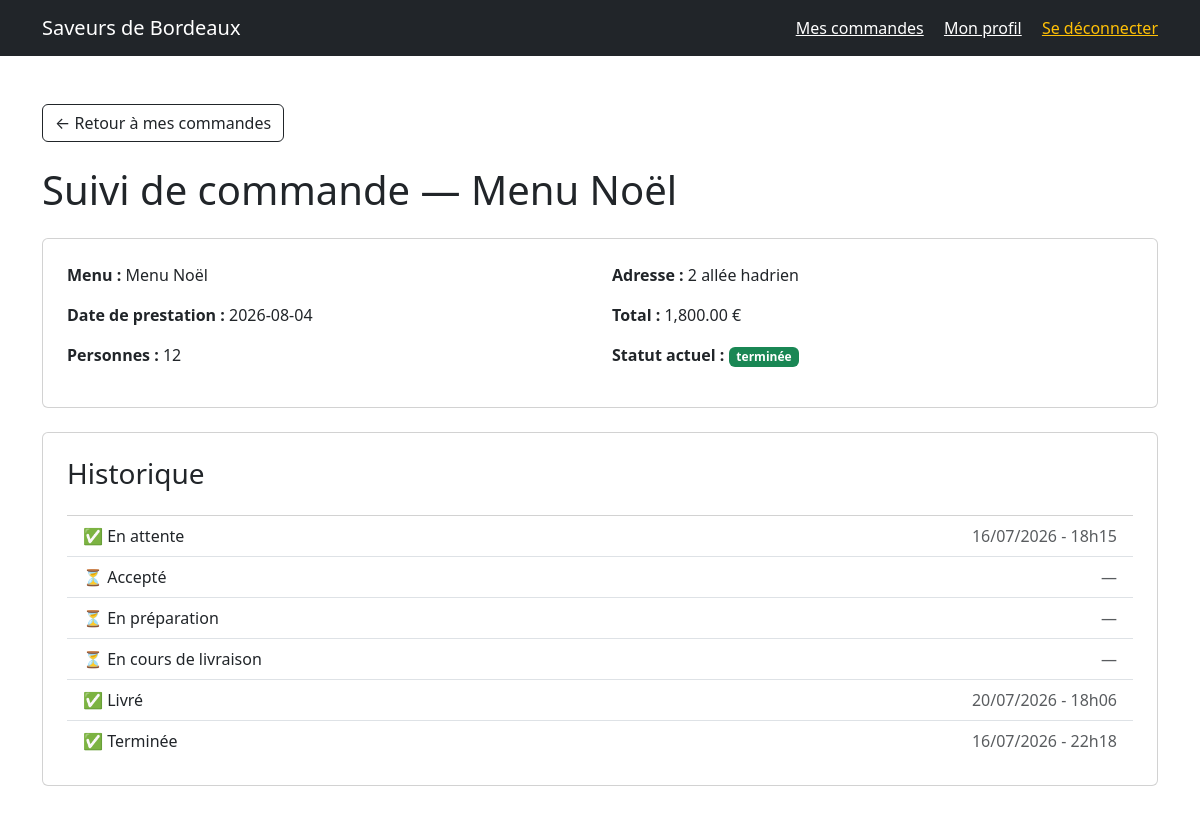
The page /pages/suivi-commande.php?commande_id=3 (signed in) on the database its author committed.
### tables this page shows
CREATE TABLE `commande` (
  `commande_id` int NOT NULL,
  `utilisateur_id` int NOT NULL,
  `menu_id` int NOT NULL,
  `numero_commande` varchar(50) DEFAULT NULL,
  `date_commande` date DEFAULT NULL,
  `date_prestation` date DEFAULT NULL,
  `adresse_livraison` varchar(255) DEFAULT NULL,
  `heure_livraison` varchar(50) DEFAULT NULL,
  `nombre_personne` int DEFAULT NULL,
  `prix_livraison` double DEFAULT NULL,
  `nombre_km` int DEFAULT '0',
  `prix_menu` double DEFAULT NULL,
  `statut` varchar(50) DEFAULT NULL,
  `pret_materiel` tinyint(1) DEFAULT NULL,
  `restituer_materiel` tinyint(1) DEFAULT NULL,
  `motif_annulation` varchar(255) DEFAULT NULL,
  `mode_contact` varchar(50) DEFAULT NULL
);

CREATE TABLE `menu` (
  `menu_id` int NOT NULL,
  `nom` varchar(50) DEFAULT NULL,
  `nombre_personne_minimum` int DEFAULT NULL,
  `prix_par_personne` double DEFAULT NULL,
  `regime` varchar(50) DEFAULT NULL,
  `description` varchar(50) DEFAULT NULL,
  `quantite_restante` int DEFAULT NULL,
  `image` varchar(255) DEFAULT NULL
);

CREATE TABLE `historique_statut` (
  `historique_id` int NOT NULL,
  `commande_id` int NOT NULL,
  `statut` varchar(50) NOT NULL,
  `date_changement` datetime NOT NULL DEFAULT CURRENT_TIMESTAMP
);

### pages/suivi-commande.php (the view, shortened to what this page needs)
<?php
require_once '../php/config.php';
$utilisateur_id = $_SESSION['utilisateur_id'];
$commande_id = $_GET['commande_id'] ?? null;
$stmt = $pdo->prepare("
    SELECT commande.*, menu.nom AS nom_menu
    FROM commande
    JOIN menu ON commande.menu_id = menu.menu_id
    WHERE commande.commande_id = ? AND commande.utilisateur_id = ?
");
$stmt->execute([$commande_id, $utilisateur_id]);
$commande = $stmt->fetch(PDO::FETCH_ASSOC);
$stmt = $pdo->prepare("
    SELECT statut, date_changement
    FROM historique_statut
    WHERE commande_id = ?
    ORDER BY date_changement ASC
");
$stmt->execute([$commande_id]);
$historique = $stmt->fetchAll(PDO::FETCH_ASSOC);
$tous_statuts = ['en attente', 'accepté', 'en préparation', 'en cours de livraison', 'livré', 'terminée'];
$total = $commande['prix_menu'] + $commande['prix_livraison'];
?>
<!DOCTYPE html>
<html lang="fr">
<head>
    <link href="https://cdn.jsdelivr.net/npm/bootstrap@5.3.0/dist/css/bootstrap.min.css" rel="stylesheet">
</head>
<body class="d-flex flex-column min-vh-100">
<nav class="navbar navbar-dark bg-dark">
  <div class="container">
    <span class="navbar-brand">Saveurs de Bordeaux</span>
    <div>
      <a href="dashboard-utilisateur.html" class="text-white me-3">Mes commandes</a>
      <a href="modifier-profil.html" class="text-white me-3">Mon profil</a>
      <a href="../php/deconnexion.php" class="text-warning">Se déconnecter</a>
    </div>
  </div>
</nav>
<div class="container my-5 flex-grow-1">
  <a href="dashboard-utilisateur.html" class="btn btn-outline-dark mb-4">← Retour à mes commandes</a>
  <h1 class="mb-4">Suivi de commande — <?= htmlspecialchars($commande['nom_menu']) ?></h1>
  <div class="card p-4 mb-4">
    <div class="row">
      <div class="col-md-6">
        <p><strong>Menu :</strong> <?= htmlspecialchars($commande['nom_menu']) ?></p>
        <p><strong>Date de prestation :</strong> <?= htmlspecialchars($commande['date_prestation']) ?></p>
        <p><strong>Personnes :</strong> <?= htmlspecialchars($commande['nombre_personne']) ?></p>
      </div>
      <div class="col-md-6">
        <p><strong>Adresse :</strong> <?= htmlspecialchars($commande['adresse_livraison']) ?></p>
        <p><strong>Total :</strong> <?= number_format($total, 2) ?> €</p>
        <p><strong>Statut actuel :</strong>
          <span class="badge bg-success"><?= htmlspecialchars($commande['statut']) ?></span>
        </p>
      </div>
    </div>
  </div>
  <div class="card p-4">
    <h3 class="mb-4">Historique</h3>
    <ul class="list-group list-group-flush">
      <?php foreach ($tous_statuts as $statut): ?>
        <?php
          $date_atteinte = null;
          foreach ($historique as $h) {
              if ($h['statut'] === $statut) {
                  $date_atteinte = $h['date_changement'];
                  break;
              }
          }
          $atteint = ($date_atteinte !== null);
        ?>
        <li class="list-group-item d-flex justify-content-between align-items-center">
          <span>
            <?= $atteint ? '✅' : '⏳' ?>
            <?= htmlspecialchars(ucfirst($statut)) ?>
          </span>
          <span class="text-muted">
            <?= $atteint ? date('d/m/Y - H\hi', strtotime($date_atteinte)) : '—' ?>
          </span>
        </li>
      <?php endforeach; ?>
    </ul>
  </div>
</div>
</body>
</html>

### rows shown on the page
commande: menu.nom "Menu Noël", date_prestation "2026-08-04", nombre_personne "12", adresse_livraison "2 allée hadrien", total "1,800.00", statut "terminée"
historique_statut: statut "En attente", date_changement "16/07/2026 - 18h15"
historique_statut: statut "Livré", date_changement "20/07/2026 - 18h06"
historique_statut: statut "Terminée", date_changement "16/07/2026 - 22h18"

### other values the page prints
$statut "Accepté"
$statut "En préparation"
$statut "En cours de livraison"
